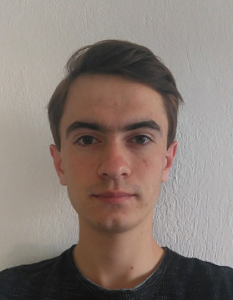
#> input picture opencv/data/hamza/profil.png, 233 x 300 px
$ python 01_resimOkumaGosterme.py
#> lines starting #> are read from the running program, lines starting #| are printed output that depends on the picture; after the words box and inside, x2 and y2 are one past the last pixel; in counts of white or black regions, pixels touching at a corner belong together
import cv2 as cv,cv2
import numpy as np

# Read image
img = cv2.imread('data/hamza/profil.png')
#> img is the input picture: shape (300, 233, 3); mean B, G, R 116.7, 123.7, 136.8

# Convert the img to grayscale
gray = cv2.cvtColor(img, cv2.COLOR_BGR2GRAY)
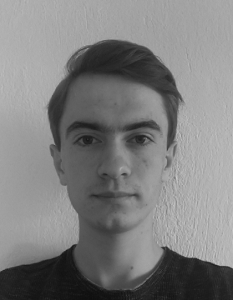
#> gray: shape (300, 233); min 14, max 202, mean 126.8

# Apply edge detection method on the image
edges = cv2.Canny(gray, 50, 150, apertureSize=3)
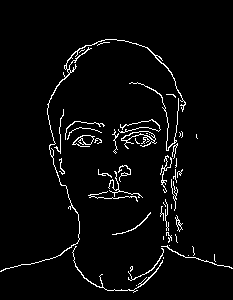
#> edges: shape (300, 233); 3.6% white in thin lines or dots, all inside (x1, y1, x2, y2) = (0, 39, 233, 293)

shp = img.shape
#> shp = (300, 233, 3)
print(f"Resim Boyut: {shp}")
#| Resim Boyut: (300, 233, 3)

cv.imshow('img',img)
cv.imshow('gray',gray)
cv.imshow('edges',edges)
cv.waitKey(0)
cv.destroyAllWindows()
